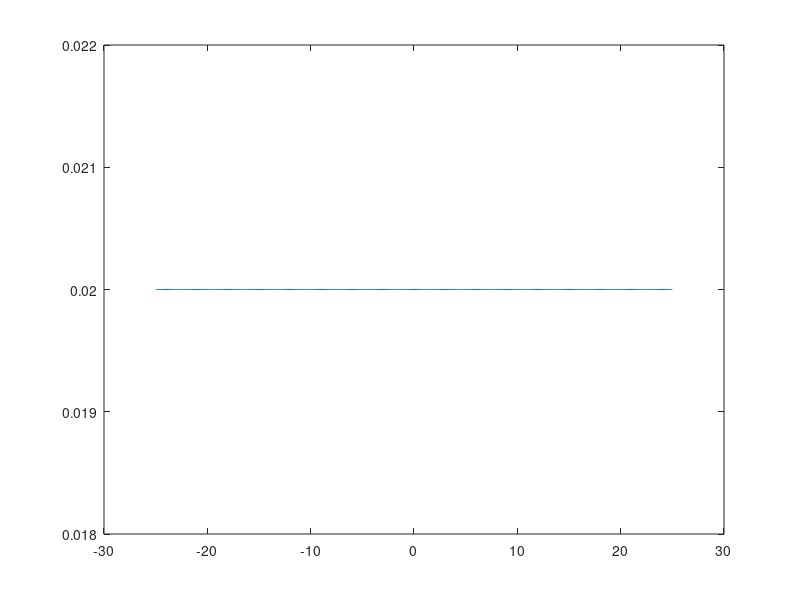

Write the MATLAB code that produced this figure.
function gen_square(width)
if (~exist('width', 'var'))
    width = 50;
end
dt = 0.1;
wr = 0.5 * width;
wt = -wr:dt:wr;
wf = zeros(1, length(wt)); 
for i = 1:length(wt)
   if abs(wt(i)) <= 0.5 * width; wf(i) = 1.0 / width; end;
end
plot(wt, wf);
save(['Square_',num2str(width),'.mat'],...
     'dt', 'wr', 'wt', 'wf');
end